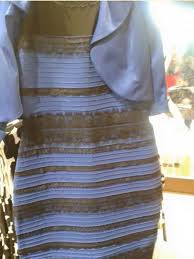
#> input picture images/thedress.jpeg, 194 x 259 px
$ python decomposeOriginals.py   (Python 2 division)
#> lines starting #> are read from the running program, lines starting #| are printed output that depends on the picture
import cv2
import numpy as np
import matplotlib.pyplot as plt

img = cv2.imread('images/thedress.jpeg',0)
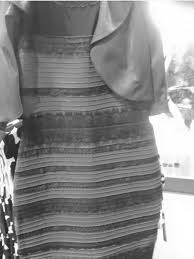
#> img: shape (259, 194); min 15, max 255, mean 135.2

img_float32 = np.float32(img)

dft = cv2.dft(img_float32, flags = cv2.DFT_COMPLEX_OUTPUT)
dft_shift = np.fft.fftshift(dft)

magnitude_spectrum = 20*np.log(cv2.magnitude(dft_shift[:,:,0],dft_shift[:,:,1]))
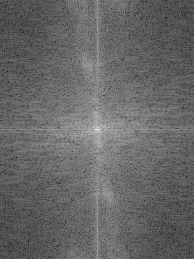
#> magnitude_spectrum: shape (259, 194) float32; min 30.77, max 314.6, mean 145.3; drawn with min black and max white

plt.subplot(121),plt.imshow(img, cmap = 'gray')
plt.title('Input Image'), plt.xticks([]), plt.yticks([])
plt.subplot(122),plt.imshow(magnitude_spectrum, cmap = 'gray')
plt.title('Magnitude Spectrum'), plt.xticks([]), plt.yticks([])
plt.show()
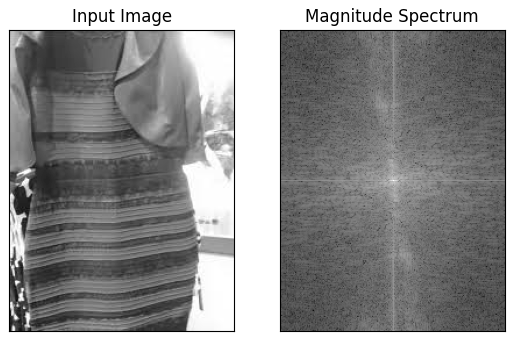
#> figure drawn by matplotlib, 2 panels


#code from pyimagesearch
image = cv2.imread('images/thedress.jpeg')
#> image is the input picture: shape (259, 194, 3); mean B, G, R 139.8, 134.2, 135.3
# grab the image channels, initialize the tuple of colors,
# the figure and the flattened feature vector
chans = cv2.split(image)
colors = ("b", "g", "r")
plt.figure()
plt.title("'Flattened' Color Histogram")
plt.xlabel("Bins")
plt.ylabel("# of Pixels")
features = []

# loop over the image channels
for (chan, color) in zip(chans, colors):
	# create a histogram for the current channel and
	# concatenate the resulting histograms for each
	# channel
	hist = cv2.calcHist([chan], [0], None, [256], [0, 256])
	features.extend(hist)

	# plot the histogram
	plt.plot(hist, color = color)
	plt.xlim([0, 256])
#> this loop made 3 passes
#> color on passes 1 to 3: 'b', 'g', 'r'
#> after the loop, features = 768 items, first 6: [6], [1], [3], [4], [0], [3]

# here we are simply showing the dimensionality of the
# flattened color histogram 256 bins for each channel
# x 3 channels = 768 total values -- in practice, we would
# normally not use 256 bins for each channel, a choice
# between 32-96 bins are normally used, but this tends
# to be application dependent
print "flattened feature vector size: %d" % (np.array(features).flatten().shape)
#| flattened feature vector size: 768
plt.show()
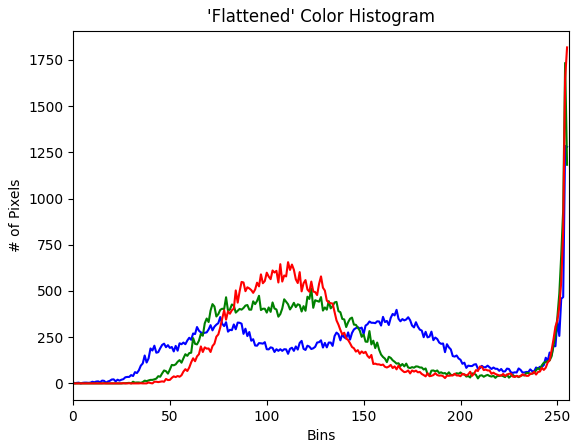
#> figure drawn by matplotlib, 1 panel; curve peaks at x = 254, y = 1285; curve peaks at x = 254, y = 1734; curve peaks at x = 255, y = 1818
plt.clf()


# let's move on to 2D histograms -- I am reducing the
# number of bins in the histogram from 256 to 32 so we
# can better visualize the results
fig = plt.figure()

# plot a 2D color histogram for green and blue
ax = fig.add_subplot(131)
hist = cv2.calcHist([chans[1], chans[0]], [0, 1], None,
	[32, 32], [0, 256, 0, 256])
p = ax.imshow(hist, interpolation = "nearest")
#2D Color Histogram for Green and Blue
ax.set_title("GB")
plt.colorbar(p)

# plot a 2D color histogram for green and red
ax = fig.add_subplot(132)
hist = cv2.calcHist([chans[1], chans[2]], [0, 1], None,
	[32, 32], [0, 256, 0, 256])
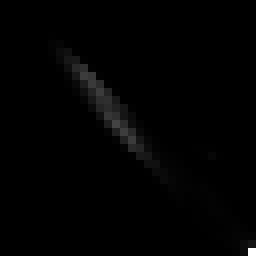
#> hist: shape (32, 32) float32 (shown 8 times larger); min 0, max 5529, mean 49.1; drawn with min black and max white
p = ax.imshow(hist, interpolation = "nearest")
ax.set_title("GR")
plt.colorbar(p)

# plot a 2D color histogram for blue and red
ax = fig.add_subplot(133)
hist = cv2.calcHist([chans[0], chans[2]], [0, 1], None,
	[32, 32], [0, 256, 0, 256])
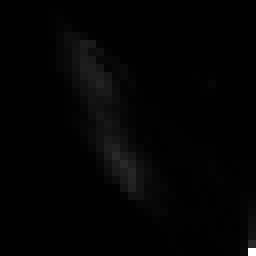
#> hist: shape (32, 32) float32 (shown 8 times larger); min 0, max 4168, mean 49.1; drawn with min black and max white
p = ax.imshow(hist, interpolation = "nearest")
ax.set_title("BR")
plt.colorbar(p)

# finally, let's examine the dimensionality of one of
# the 2D histograms
print "2D histogram shape: %s, with %d values" % (
	hist.shape, hist.flatten().shape[0])
#| 2D histogram shape: (32, 32), with 1024 values
plt.show()
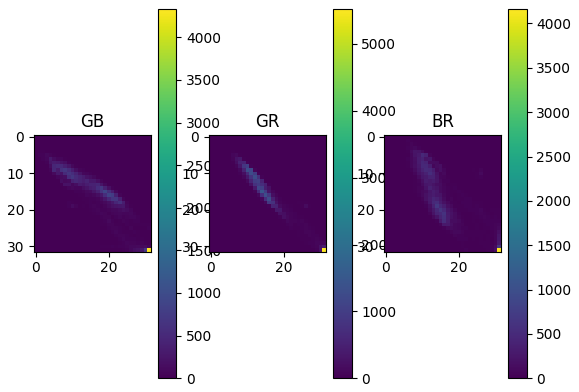
#> figure drawn by matplotlib, 6 panels
